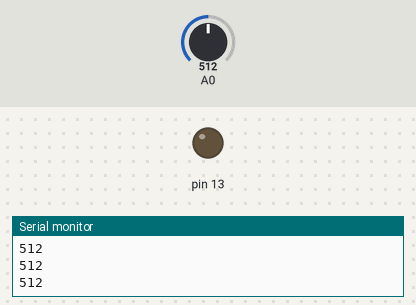
A sketch run on a simulated Arduino Uno, built with avr-gcc and run on an emulated ATmega328P. Parts: output pins drawn as LEDs (lit = HIGH), the last lines printed to the serial monitor. The test bench sets the inputs (shaded band); at power-on: A0 = 512.

Above: at 1.2 s.
1.3 s: A0 set to 685
2.8 s: A0 set to 717
At 3.6 s:
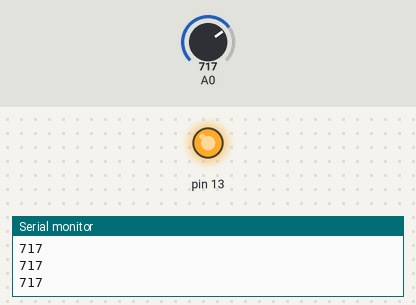
4.3 s: A0 set to 690
At 4.7 s:
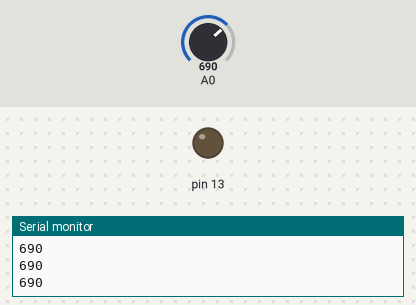
5.8 s: A0 set to 710
At 7.1 s:
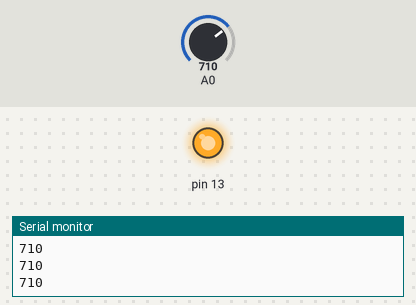
Timing chart, 0 to 8.3 s (numbered marks = the images above; inputs shaded):
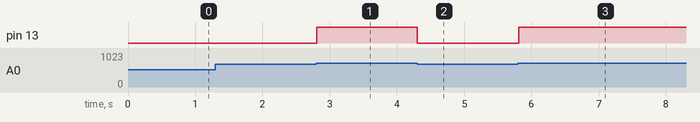

The sketch:

05_light_02.ino
```cpp
void setup() {
  Serial.begin(9600);
  pinMode(13, OUTPUT);
}

void loop() {
  int light = analogRead(A0);
  Serial.println(light);

  if (light > 700)
    digitalWrite(13, HIGH);
  else
    digitalWrite(13, LOW);
}
```

Measured:
- the behaviour switches between 700 and 701 on A0 (found by bisection; images 0 and 1)
- after the input at 2.8 s, pin 13: LOW → HIGH at once
- after the input at 4.3 s, pin 13: HIGH → LOW at once
- after the input at 5.8 s, pin 13: LOW → HIGH at once
